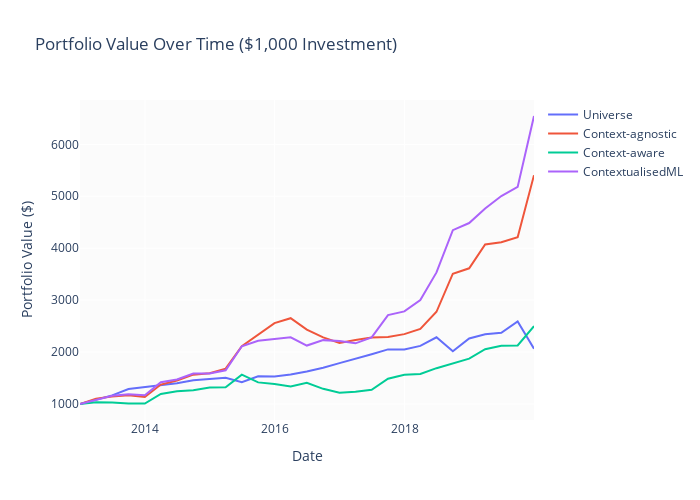

The notebook cell this image was saved under:
### Code cell
# Calculate the value over time of a $1,000 investment
initial_investment = 1000
df_avg['baseline_value'] = initial_investment * df_avg['baseline_cum_return']
df_avg['bottom_10_agnostic_value'] = initial_investment * df_avg['bottom_10_agnostic_cum_return']
df_avg['bottom_10_value'] = initial_investment * df_avg['bottom_10_cum_return']
df_avg['bottom_10_context_value'] = initial_investment * df_avg['bottom_10_context_cum_return']
df_avg['bottom_10_ideal_value'] = initial_investment * df_avg['bottom_10_ideal_cum_return']

# Create the plot
fig = go.Figure()

# Add baseline portfolio trace
fig.add_trace(go.Scatter(x=df_avg['datadate'], y=df_avg['baseline_value'],
                         mode='lines', name='Universe'))

# Add baseline portfolio trace
fig.add_trace(go.Scatter(x=df_avg['datadate'], y=df_avg['bottom_10_agnostic_value'],
                         mode='lines', name='Context-agnostic'))

# Add top_10 portfolio trace
fig.add_trace(go.Scatter(x=df_avg['datadate'], y=df_avg['bottom_10_value'],
                         mode='lines', name='Context-aware'))

fig.add_trace(go.Scatter(x=df_avg['datadate'], y=df_avg['bottom_10_context_value'],
                         mode='lines', name='ContextualisedML'))

# Update the layout
fig.update_layout(
    title='Portfolio Value Over Time ($1,000 Investment)',
    xaxis_title='Date',
    yaxis_title='Portfolio Value ($)',
    width=700,   # make the plot narrower
    height=500   # optionally make it taller

)

# Show the plot
fig.show()

### Figure 1 — Plotly figure (JSON) as saved in the notebook; plotly's stock layout.template omitted (floating-point values rounded to 4 significant figures)
{"data": [{"mode": "lines", "name": "Universe", "type": "scatter", "x": ["2012-12-31T00:00:00", "2013-03-31", "2013-06-30", "2013-09-30", "2013-12-31", "2014-03-31", "2014-06-30", "2014-09-30", "2014-12-31", "2015-03-31", "2015-06-30", "2015-09-30", "2015-12-31", "2016-03-31", "2016-06-30", "2016-09-30", "2016-12-31", "2017-03-31", "2017-06-30", "2017-09-30", "2017-12-31", "2018-03-31", "2018-06-30", "2018-09-30", "2018-12-31", "2019-03-31", "2019-06-30", "2019-09-30", "2019-12-31"], "y": [1000, 1077.0, 1166.0, 1289.0, 1328.0, 1369.0, 1399.0, 1457.0, 1477.0, 1505.0, 1419.0, 1533.0, 1532.0, 1568.0, 1626.0, 1699.0, 1787.0, 1869.0, 1959.0, 2052.0, 2049.0, 2119.0, 2285.0, 2015.0, 2262.0, 2344.0, 2370.0, 2591.0, 2065.0]}, {"mode": "lines", "name": "Context-agnostic", "type": "scatter", "x": ["2012-12-31T00:00:00", "2013-03-31", "2013-06-30", "2013-09-30", "2013-12-31", "2014-03-31", "2014-06-30", "2014-09-30", "2014-12-31", "2015-03-31", "2015-06-30", "2015-09-30", "2015-12-31", "2016-03-31", "2016-06-30", "2016-09-30", "2016-12-31", "2017-03-31", "2017-06-30", "2017-09-30", "2017-12-31", "2018-03-31", "2018-06-30", "2018-09-30", "2018-12-31", "2019-03-31", "2019-06-30", "2019-09-30", "2019-12-31"], "y": [1000, 1103.0, 1142.0, 1167.0, 1136.0, 1374.0, 1454.0, 1565.0, 1594.0, 1681.0, 2114.0, 2328.0, 2557.0, 2652.0, 2433.0, 2284.0, 2176.0, 2232.0, 2279.0, 2290.0, 2346.0, 2445.0, 2776.0, 3509.0, 3612.0, 4070.0, 4116.0, 4212.0, 5407.0]}, {"mode": "lines", "name": "Context-aware", "type": "scatter", "x": ["2012-12-31T00:00:00", "2013-03-31", "2013-06-30", "2013-09-30", "2013-12-31", "2014-03-31", "2014-06-30", "2014-09-30", "2014-12-31", "2015-03-31", "2015-06-30", "2015-09-30", "2015-12-31", "2016-03-31", "2016-06-30", "2016-09-30", "2016-12-31", "2017-03-31", "2017-06-30", "2017-09-30", "2017-12-31", "2018-03-31", "2018-06-30", "2018-09-30", "2018-12-31", "2019-03-31", "2019-06-30", "2019-09-30", "2019-12-31"], "y": [1000, 1035.0, 1028.0, 1008.0, 1008.0, 1194.0, 1246.0, 1266.0, 1318.0, 1320.0, 1564.0, 1416.0, 1384.0, 1338.0, 1409.0, 1292.0, 1218.0, 1235.0, 1273.0, 1486.0, 1563.0, 1578.0, 1690.0, 1785.0, 1874.0, 2054.0, 2120.0, 2126.0, 2500.0]}, {"mode": "lines", "name": "ContextualisedML", "type": "scatter", "x": ["2012-12-31T00:00:00", "2013-03-31", "2013-06-30", "2013-09-30", "2013-12-31", "2014-03-31", "2014-06-30", "2014-09-30", "2014-12-31", "2015-03-31", "2015-06-30", "2015-09-30", "2015-12-31", "2016-03-31", "2016-06-30", "2016-09-30", "2016-12-31", "2017-03-31", "2017-06-30", "2017-09-30", "2017-12-31", "2018-03-31", "2018-06-30", "2018-09-30", "2018-12-31", "2019-03-31", "2019-06-30", "2019-09-30", "2019-12-31"], "y": [1000, 1084.0, 1160.0, 1188.0, 1170.0, 1418.0, 1473.0, 1587.0, 1588.0, 1650.0, 2111.0, 2218.0, 2252.0, 2283.0, 2125.0, 2230.0, 2211.0, 2168.0, 2283.0, 2711.0, 2784.0, 3002.0, 3534.0, 4348.0, 4484.0, 4764.0, 5005.0, 5179.0, 6545.0]}], "layout": {"height": 500, "title": {"text": "Portfolio Value Over Time ($1,000 Investment)"}, "width": 700, "xaxis": {"title": {"text": "Date"}}, "yaxis": {"title": {"text": "Portfolio Value ($)"}}}}
